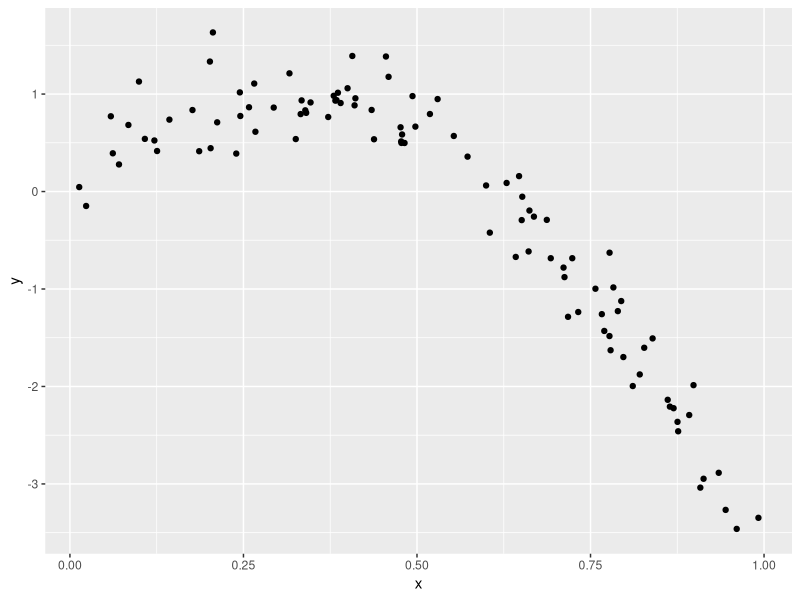
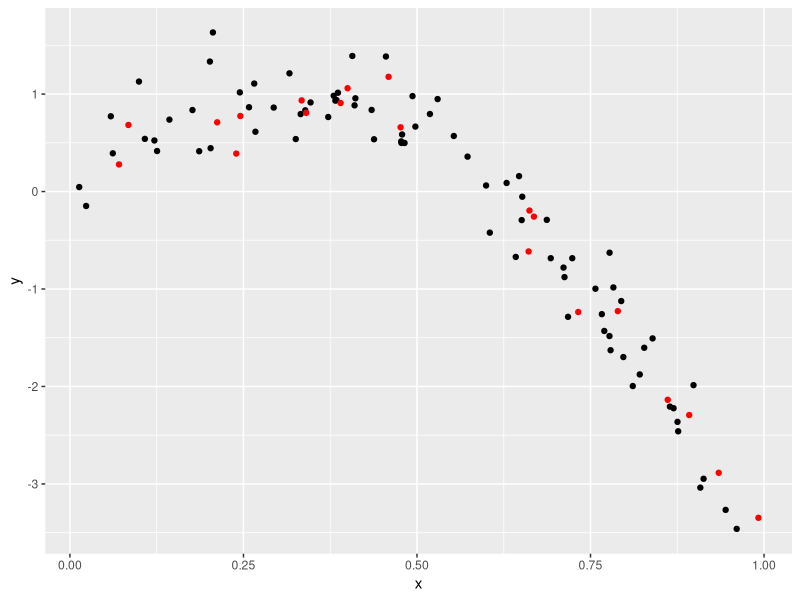
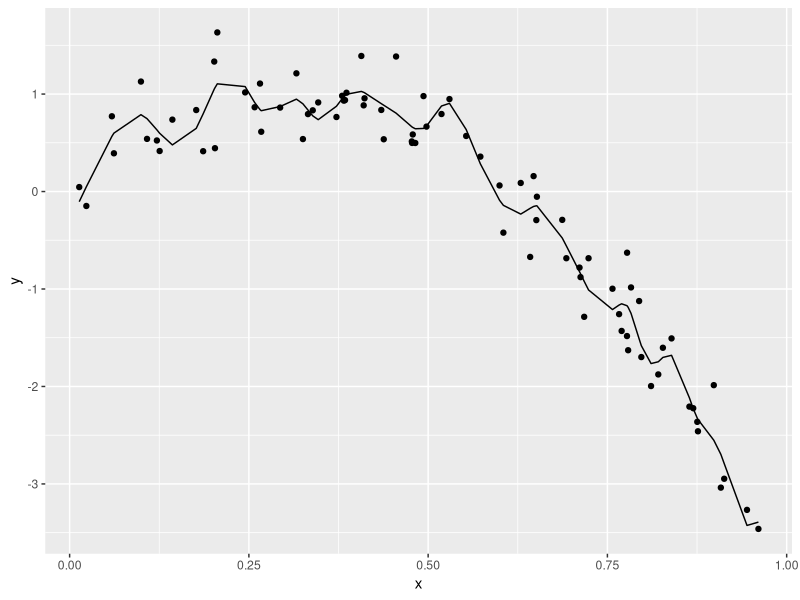

The R source for these figures, in order:
## ---- chunk 1
library(tidyverse)
library(tidyverse)
library(modelr)
library(mgcv)
set.seed(1)
## ---- chunk 2
nonlin_df = 
  tibble(
    id = 1:100,
    x = runif(100, 0, 1),
    y = 1 - 10 * (x - .3) ^ 2 + rnorm(100, 0, .3)
  )

nonlin_df |> 
  ggplot(aes(x = x, y = y)) + 
  geom_point()
## ---- chunk 3
train_df = sample_n(nonlin_df, 80)
test_df= anti_join(nonlin_df, train_df, by = "id")
## ---- chunk 4
train_df |> 
  ggplot(aes(x=x, y=y)) +
  geom_point() +
  geom_point(data = test_df, color = 'red')
## ---- chunk 5
linear_mod = lm(y ~ x, data = train_df)
smooth_mod = mgcv::gam(y ~ s(x), data = train_df)
wiggly_mod = mgcv::gam(y ~ s(x, k = 30), sp = 10e-6, data = train_df)
## ---- chunk 6
train_df |> 
  modelr::add_predictions(wiggly_mod) |> 
  ggplot(aes(x=x, y=y)) +
  geom_point() +
  geom_line(aes(y = pred))
## ---- chunk 7
rmse(linear_mod, train_df)
rmse(smooth_mod, train_df)
rmse(wiggly_mod, train_df)

#The lower predictive accuary value, the greatest fit 
#wiggly model is a brute force

rmse(linear_mod, test_df)
rmse(smooth_mod, test_df)
rmse(wiggly_mod, test_df)

#Across both rmse tests the smooth_mod is consistently low 
